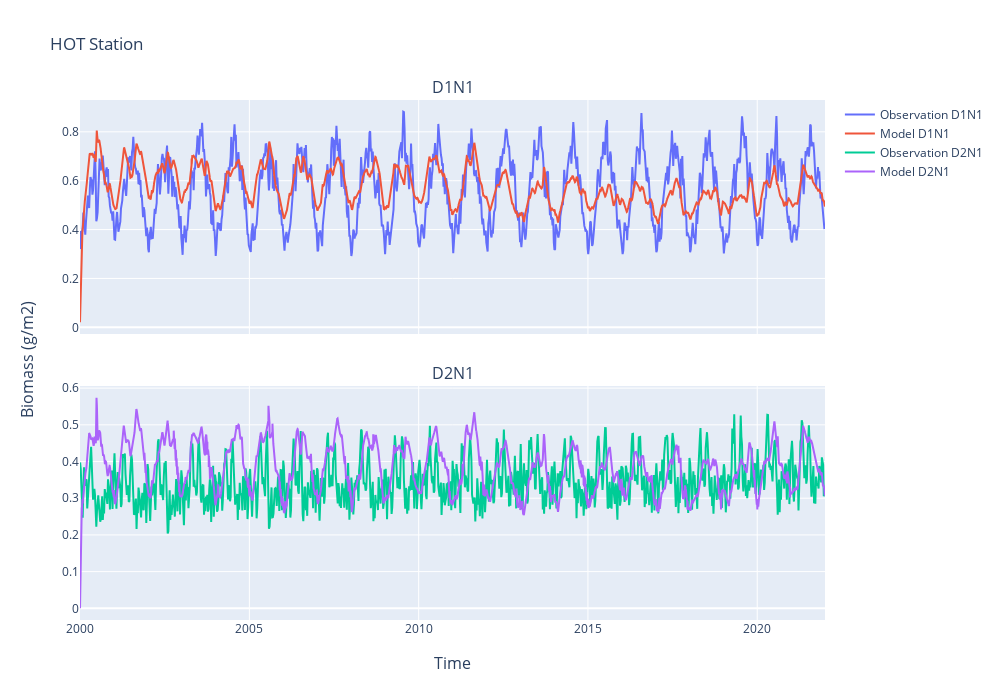

Notebook code cell kept with this figure:
### Markdown cell above
## BATS

### Code cell
biomass_hot_plot_d1n1 = clean_series(
    biomass_print.sel(latitude=latitude_hot, longitude=longitude_hot, functional_group=0)
)
biomass_hot_plot_d2n1 = clean_series(
    biomass_print.sel(latitude=latitude_hot, longitude=longitude_hot, functional_group=1)
)

obs_hot_plot_d1n1 = clean_series(obs_hot.observation.day.isel(latitude=0, longitude=0, layer=0))

obs_hot_plot_d2n1 = clean_series(
    (obs_hot.observation.night.pint.quantify() - obs_hot.observation.day.pint.quantify()).isel(
        latitude=0, longitude=0, layer=0
    )
)


plot_comparison_to_station(obs_hot_plot_d1n1, biomass_hot_plot_d1n1, obs_hot_plot_d2n1, biomass_hot_plot_d2n1, "HOT")

### Figure 1 — Plotly figure (JSON) as saved in the notebook; plotly's stock layout.template omitted (floating-point values rounded to 4 significant figures; data arrays with more than 128 entries replaced by an {"elided": "..."} marker saying what was removed)
{"data": [{"mode": "lines", "name": "Observation D1N1", "type": "scatter", "x": {"elided": "1144 str values"}, "xaxis": "x", "y": {"elided": "1144 float values"}, "yaxis": "y"}, {"name": "Model D1N1", "type": "scatter", "x": {"elided": "8037 str values"}, "xaxis": "x", "y": {"elided": "8037 float values"}, "yaxis": "y"}, {"mode": "lines", "name": "Observation D2N1", "type": "scatter", "x": {"elided": "1144 str values"}, "xaxis": "x2", "y": {"elided": "1144 float values"}, "yaxis": "y2"}, {"name": "Model D2N1", "type": "scatter", "x": {"elided": "8037 str values"}, "xaxis": "x2", "y": {"elided": "8037 float values"}, "yaxis": "y2"}], "layout": {"annotations": [{"font": {"size": 16}, "showarrow": false, "text": "D1N1", "x": 0.5, "xanchor": "center", "xref": "paper", "y": 1, "yanchor": "bottom", "yref": "paper"}, {"font": {"size": 16}, "showarrow": false, "text": "D2N1", "x": 0.5, "xanchor": "center", "xref": "paper", "y": 0.45, "yanchor": "bottom", "yref": "paper"}, {"font": {"size": 16}, "showarrow": false, "text": "Time", "x": 0.5, "xanchor": "center", "xref": "paper", "y": 0, "yanchor": "top", "yref": "paper", "yshift": -30}, {"font": {"size": 16}, "showarrow": false, "text": "Biomass (g/m2)", "textangle": -90, "x": 0, "xanchor": "right", "xref": "paper", "xshift": -40, "y": 0.5, "yanchor": "middle", "yref": "paper"}], "height": 700, "title": {"text": "HOT Station"}, "width": 1000, "xaxis": {"anchor": "y", "domain": [0, 1], "matches": "x2", "showticklabels": false}, "xaxis2": {"anchor": "y2", "domain": [0, 1]}, "yaxis": {"anchor": "x", "domain": [0.55, 1]}, "yaxis2": {"anchor": "x2", "domain": [0, 0.45]}}}
